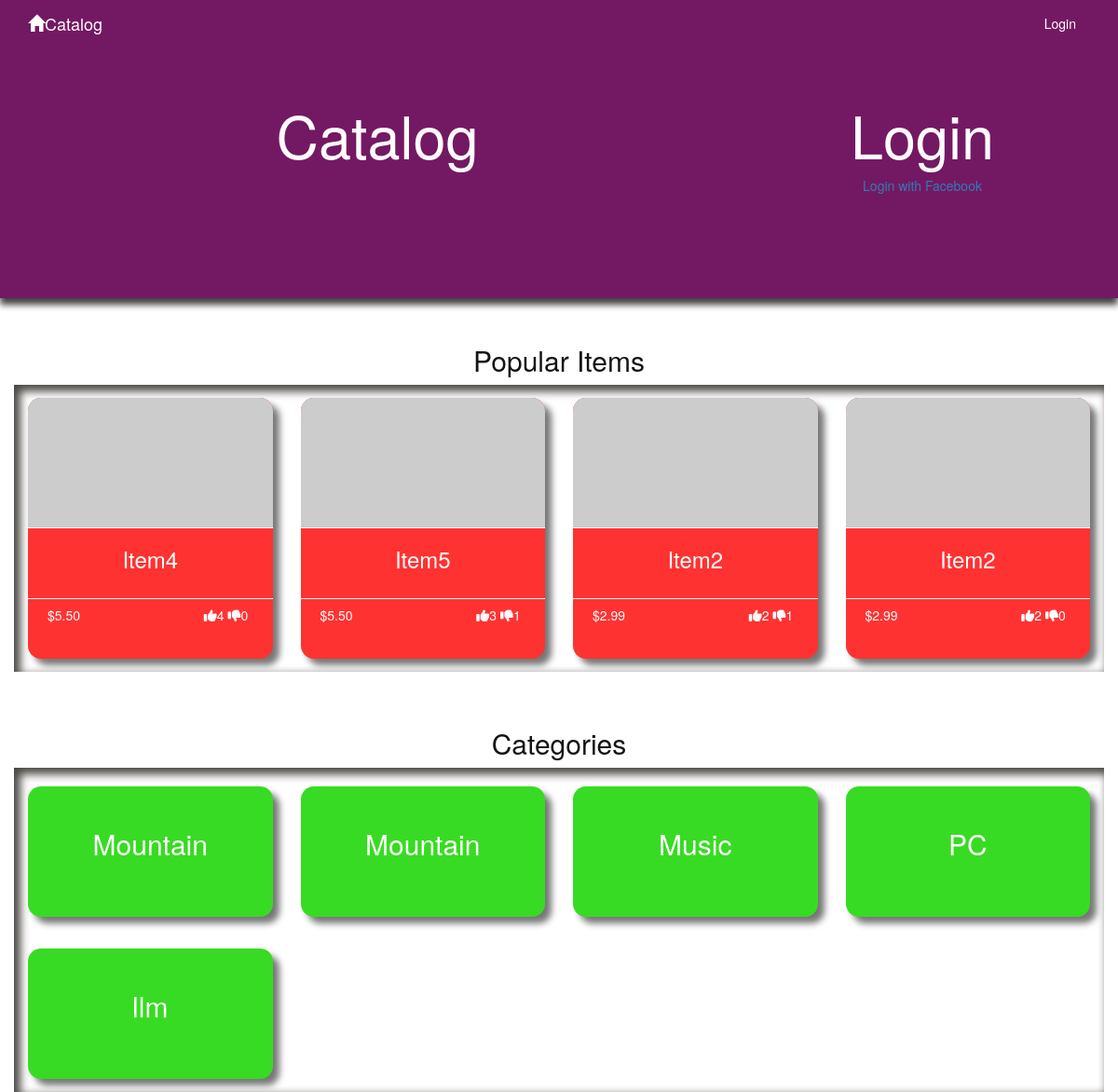
Page /categories/ on the committed database.
### database_setup.py (models this page shows, shortened)
class Item(Base):
    __tablename__ = 'item'
    id = Column(Integer, primary_key=True)
    name = Column(String, nullable=False)
    description = Column(String(250))
    price = Column(String(8))
    picture = Column(String)
    upvote = Column(Integer)
    downvote = Column(Integer)
    category_id = Column(Integer, ForeignKey('category.id'))
    category = relationship(Category)
    user_id = Column(Integer, ForeignKey('user.id'))
    user = relationship(User)

class Category(Base):
    __tablename__ = 'category'
    id = Column(Integer, primary_key=True)
    name = Column(String, nullable=False)
    user_id = Column(Integer, ForeignKey('user.id'))
    user = relationship(User)

### routes/category.py (the view)
@category.route('/')
@category.route('/categories/')
def showCategories():
    popularItems = session.query(Item).order_by(Item.upvote.desc()).limit(4).all()
    categories = session.query(Category).order_by(asc(Category.name)).all()
    state = ''.join(random.choice(string.ascii_uppercase + string.digits)
                    for x in xrange(32))
    login_session['state'] = state
    if 'username' not in login_session:
        return render_template('catalog.html', categories=categories, popularItems=popularItems, STATE=state)
    else:
        return render_template('catalog.html', categories=categories, popularItems=popularItems, STATE=state)

### templates/catalog.html (shortened to what this page needs)
{% extends "main.html" %}
{% block content %}
<header class="jumbotron main home">
  <div class="container fix-overlapping">
		<div class="row">
      {% if 'username' not in session %}
		  <div class="col-xs-12 col-sm-8 intro-column">
				<h1 class="text-center">Catalog</h1>
		  </div>
			<div class="col-xs-12 col-sm-4 login-column text-center">
			  <h1 class="text-center">Login</h1>
        <fb:login-button scope="public_profile,email" onlogin="sendTokenToServer();" data-size="medium">
        <a href='javascript:sendTokenToServer()'>Login with Facebook</a>
        </fb:login-button>
			</div>
      {% else %}
      <div class="col-xs-12">
        <h1 class="text-center">Catalog</h1>
      </div>
      {% endif %}
		</div>
  </div>
</header>
<div class="container content-container">
  <section class="popular-items">
    <header>
      <h2 class="text-center">Popular Items</h2>
    </header>
    <div class="row popular-items-row">
      {% if popularItems != [] %}
        {% for item in popularItems %}
          <div class="col-xs-12 col-sm-3">
            <a class="no-decoration" href = "{{url_for('item.showItem', category_id = item.category_id, item_id = item.id)}}">
            {% include 'item-template.html' %}
          </a>
          </div>
        {% endfor %}
      {% else %}
        <div class="col-xs-12">
          <h2>No Items in the Catalog</h2>
        </div>
    {% endif %}
  </div>
  </section>
	<br><br>
<section class="categories">
  <header>
    <h2 class="text-center">Categories</h2>
  </header>
  <div class="row categories-row">
  {% if categories != [] %}
      {% for category in categories %}
        <div class="col-xs-12 col-sm-3">
          <a class="no-decoration" href = "{{url_for('item.showCategoryItems', category_id = category.id)}}">
          {% include 'category-template.html' %}
        </a>
        </div>
      {% endfor %}
    {% else %}
    <div class="col-xs-12">
      <h2>No Categories in the Catalog</h2>
    </div>
  </div>
  {% endif %}
</div>
</section>
{% endblock %}

### templates/main.html (shortened to what this page needs)
<!DOCTYPE html>
<html lang="en">
    <head>
        <link rel="stylesheet" href="//netdna.bootstrapcdn.com/bootstrap/3.1.1/css/bootstrap.min.css">
        <link rel=stylesheet type=text/css href="{{ url_for('static', filename='styles.css') }}">
        <link rel="stylesheet" href="{{url_for('static', filename='different-sizes.css')}}">
    </head>
    <body>
        {% include "header.html" %}
        {% block content %}
        {% endblock %}
    </body>
</html>

### templates/header.html (shortened to what this page needs)
<nav class="navbar navbar-inverse navbar-fixed-top navbar-custom" role="navigation">
  <div class="container">
		<div class="navbar-header">
				<a class="navbar-brand" href="{{url_for('category.showCategories')}}">
						<span class="glyphicon glyphicon-home" aria-hidden="true"></span>Catalog
				</a>
		</div>
		<div class="collapse navbar-collapse" id="nav-collapse">
				<ul class="nav pull-right navbar-nav">
						{% if 'username' in session %}
								<li>
										<a href="{{url_for('user.getUser', user_id=session.user_id)}}">{{session.username}}</a>
								</li>
								<li>
										<a href="{{url_for('auth.disconnect')}}" onclick="return signOut()">Logout</a>
								</li>
						{% else %}
								<li>
										<a class="fix-outline" href="{{url_for('auth.showLogin')}}">Login</a>
								</li>
						{% endif %}
				</ul>
		</div>
  </div>
</nav>

### templates/item-template.html
<div class="item-cat grow">
  <div class="item-card">
    <img class="item-image" src="{{item.picture}}" alt="">
    <div class="item-card-title text-center">
      <h3>{{item.name}}</h3>
    </div>
    <div class="item-card-more">
      <p class="pull-left">{{item.price}}</p>
      <p class="pull-right"><i class="fa fa-thumbs-up" aria-hidden="true"></i>{{item.upvote}} <i class="fa fa-thumbs-down" aria-hidden="true"></i>{{item.downvote}}</p>
    </div>
  </div>
</div>

### templates/category-template.html
<div class="category grow">
      <h2 class="category-title text-center">
        {{category.name}}
      </h2>
</div>

### static/styles.css (style rules this page uses)
body { width: 100%; height: 100%; color: #131413; }
html { height: 100%; }
.popular-items-row, .items-row, .login-row { box-shadow: inset 5px 5px 10px 2px #4C4945; background-color: white; }
.categories-row { box-shadow: inset 5px 5px 10px 2px #4C4945; background-color: white; }
.category { height: 10em; margin-bottom: 1em; box-shadow: 7px 7px 7px 0 #777; background-color: #38DB23; color: #FFFDFD; border-radius: 1em; }
.category-title { padding-top: 1.5em; }
.main { min-height: 40vh; }
.item-cat { color: #FFFDFD; height: 20em; width: 100%; margin-top: 1em; margin-bottom: 1em; }
.item-card { border-radius: 1em; height: 100%; width: 100%; background-color: #FF3232; box-shadow: 7px 7px 7px 0 #777; }
.item-card-title { border-bottom: 1px solid white; margin-bottom: 0.5em; height: 20%; }
.item-card-more { height: 30%; width: 90%; padding-left: 1.5em; }
.item-image { width: 100%; height: 50%; border-top-right-radius: 1em; border-top-left-radius: 1em; border-bottom: 1px solid white; }
.home { background-color: #731963; color: #FFFDFD; box-shadow: 0 7px 7px 0 #424141; }
.navbar.navbar-inverse { transition: all 300ms; background: transparent; }
.no-decoration, .no-decoration:hover, .no-decoration:focus, .no-decoration:visited, .no-decoration:link, .no-decoration:active { text-decoration: none; }
.fix-overlapping { margin-top: 3em; }
.navbar-custom { color: #FFFDFD; border: 0; }
.navbar-custom .navbar-nav>li>a { color: #FFFDFD; }
.navbar-custom .navbar-brand { color: #FFFDFD; }
.grow { transition: all .2s ease-in-out; }

### rows in the picture
Item: name "Item4", price "$5.50", upvote "4", downvote "0"
Item: name "Item5", price "$5.50", upvote "3", downvote "1"
Item: name "Item2", price "$2.99", upvote "2", downvote "1"
Item: name "Item2", price "$2.99", upvote "2", downvote "0"
Category: name "Mountain"
Category: name "Mountain"
Category: name "Music"
Category: name "PC"
Category: name "llm"
